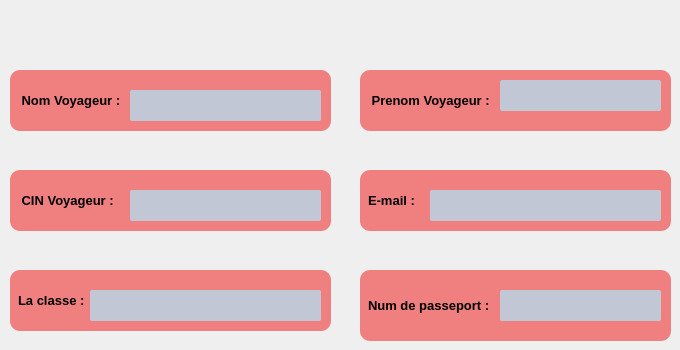
        <widget class="QWidget" name="page_10">
         <widget class="QLabel" name="label_nom_voyageur_17">
          <property name="geometry">
           <rect>
            <x>10</x>
            <y>70</y>
            <width>321</width>
            <height>61</height>
           </rect>
          </property>
          <property name="styleSheet">
           <string notr="true">/*-----QLabel-----*/
QLabel
{
background-color: rgb(240,128,128);

	color: #000000;
	font-size: 13px;
	font-weight: bold;
	border: 5px;
	border-radius:10px;
	padding: 5px;

}</string>
          </property>
          <property name="text">
           <string> Nom Voyageur :</string>
          </property>
         </widget>
         <widget class="QLabel" name="label_nom_voyageur_18">
          <property name="geometry">
           <rect>
            <x>360</x>
            <y>70</y>
            <width>311</width>
            <height>61</height>
           </rect>
          </property>
          <property name="styleSheet">
           <string notr="true">/*-----QLabel-----*/
QLabel
{
background-color: rgb(240,128,128);

	color: #000000;
	font-size: 13px;
	font-weight: bold;
	border: 5px;
	border-radius:10px;
	padding: 5px;

}</string>
          </property>
          <property name="text">
           <string> Prenom Voyageur :</string>
          </property>
         </widget>
         <widget class="QLabel" name="label_nom_voyageur_19">
          <property name="geometry">
           <rect>
            <x>10</x>
            <y>270</y>
            <width>321</width>
            <height>61</height>
           </rect>
          </property>
          <property name="styleSheet">
           <string notr="true">/*-----QLabel-----*/
QLabel
{
background-color: rgb(240,128,128);

	color: #000000;
	font-size: 13px;
	font-weight: bold;
	border: 5px;
	border-radius:10px;
	padding: 5px;

}</string>
          </property>
          <property name="text">
           <string>La classe :</string>
          </property>
         </widget>
         <widget class="QLabel" name="label_nom_voyageur_20">
          <property name="geometry">
           <rect>
            <x>10</x>
            <y>170</y>
            <width>321</width>
            <height>61</height>
           </rect>
          </property>
          <property name="styleSheet">
           <string notr="true">/*-----QLabel-----*/
QLabel
{
background-color: rgb(240,128,128);

	color: #000000;
	font-size: 13px;
	font-weight: bold;
	border: 5px;
	border-radius:10px;
	padding: 5px;

}</string>
          </property>
          <property name="text">
           <string> CIN Voyageur :</string>
          </property>
         </widget>
         <widget class="QLabel" name="label_nom_voyageur_21">
          <property name="geometry">
           <rect>
            <x>360</x>
            <y>170</y>
            <width>311</width>
            <height>61</height>
           </rect>
          </property>
          <property name="styleSheet">
           <string notr="true">/*-----QLabel-----*/
QLabel
{
background-color: rgb(240,128,128);

	color: #000000;
	font-size: 13px;
	font-weight: bold;
	border: 5px;
	border-radius:10px;
	padding: 5px;

}</string>
          </property>
          <property name="text">
           <string>E-mail :</string>
          </property>
         </widget>
         <widget class="QLabel" name="label_nom_voyageur_22">
          <property name="geometry">
           <rect>
            <x>360</x>
            <y>270</y>
            <width>311</width>
            <height>71</height>
           </rect>
          </property>
          <property name="styleSheet">
           <string notr="true">/*-----QLabel-----*/
QLabel
{
background-color: rgb(240,128,128);

	color: #000000;
	font-size: 13px;
	font-weight: bold;
	border: 5px;
	border-radius:10px;
	padding: 5px;

}</string>
          </property>
          <property name="text">
           <string>Num de passeport :</string>
          </property>
         </widget>
         <widget class="QLineEdit" name="lineEdit_NOM_EV_26">
          <property name="geometry">
           <rect>
            <x>130</x>
            <y>90</y>
            <width>191</width>
            <height>31</height>
           </rect>
          </property>
          <property name="styleSheet">
           <string notr="true">/*-----QLineEdit-----*/
QLineEdit
{
	background-color: #c2c7d5;
	color: #000;
	font-weight: bold;
	border: none;
	border-radius: 2px;
	padding: 3px;

}</string>
          </property>
          <property name="text">
           <string/>
          </property>
         </widget>
         <widget class="QLineEdit" name="lineEdit_NOM_EV_27">
          <property name="geometry">
           <rect>
            <x>130</x>
            <y>190</y>
            <width>191</width>
            <height>31</height>
           </rect>
          </property>
          <property name="styleSheet">
           <string notr="true">/*-----QLineEdit-----*/
QLineEdit
{
	background-color: #c2c7d5;
	color: #000;
	font-weight: bold;
	border: none;
	border-radius: 2px;
	padding: 3px;

}</string>
          </property>
          <property name="text">
           <string/>
          </property>
         </widget>
         <widget class="QLineEdit" name="lineEdit_NOM_EV_28">
          <property name="geometry">
           <rect>
            <x>90</x>
            <y>290</y>
            <width>231</width>
            <height>31</height>
           </rect>
          </property>
          <property name="styleSheet">
           <string notr="true">/*-----QLineEdit-----*/
QLineEdit
{
	background-color: #c2c7d5;
	color: #000;
	font-weight: bold;
	border: none;
	border-radius: 2px;
	padding: 3px;

}</string>
          </property>
          <property name="text">
           <string/>
          </property>
         </widget>
         <widget class="QLineEdit" name="lineEdit_NOM_EV_29">
          <property name="geometry">
           <rect>
            <x>500</x>
            <y>80</y>
            <width>161</width>
            <height>31</height>
           </rect>
          </property>
          <property name="styleSheet">
           <string notr="true">/*-----QLineEdit-----*/
QLineEdit
{
	background-color: #c2c7d5;
	color: #000;
	font-weight: bold;
	border: none;
	border-radius: 2px;
	padding: 3px;

}</string>
          </property>
          <property name="text">
           <string/>
          </property>
         </widget>
         <widget class="QLineEdit" name="lineEdit_NOM_EV_30">
          <property name="geometry">
           <rect>
            <x>430</x>
            <y>190</y>
            <width>231</width>
            <height>31</height>
           </rect>
          </property>
          <property name="styleSheet">
           <string notr="true">/*-----QLineEdit-----*/
QLineEdit
{
	background-color: #c2c7d5;
	color: #000;
	font-weight: bold;
	border: none;
	border-radius: 2px;
	padding: 3px;

}</string>
          </property>
          <property name="text">
           <string/>
          </property>
         </widget>
         <widget class="QLineEdit" name="lineEdit_NOM_EV_31">
          <property name="geometry">
           <rect>
            <x>500</x>
            <y>290</y>
            <width>161</width>
            <height>31</height>
           </rect>
          </property>
          <property name="styleSheet">
           <string notr="true">/*-----QLineEdit-----*/
QLineEdit
{
	background-color: #c2c7d5;
	color: #000;
	font-weight: bold;
	border: none;
	border-radius: 2px;
	padding: 3px;

}</string>
          </property>
          <property name="text">
           <string/>
          </property>
         </widget>
        </widget>
